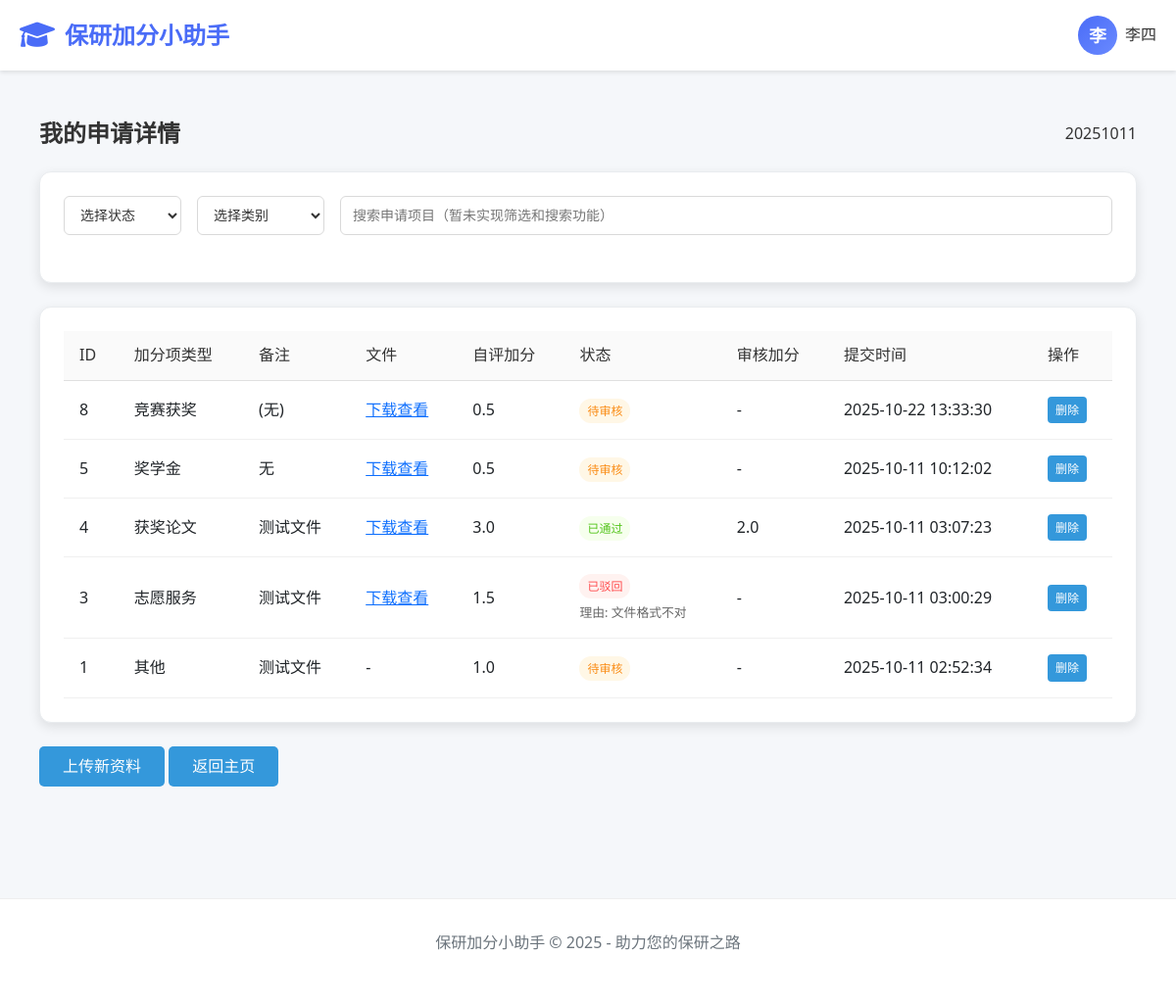
Before: /student/submissions/ (signed in) with the older database file.
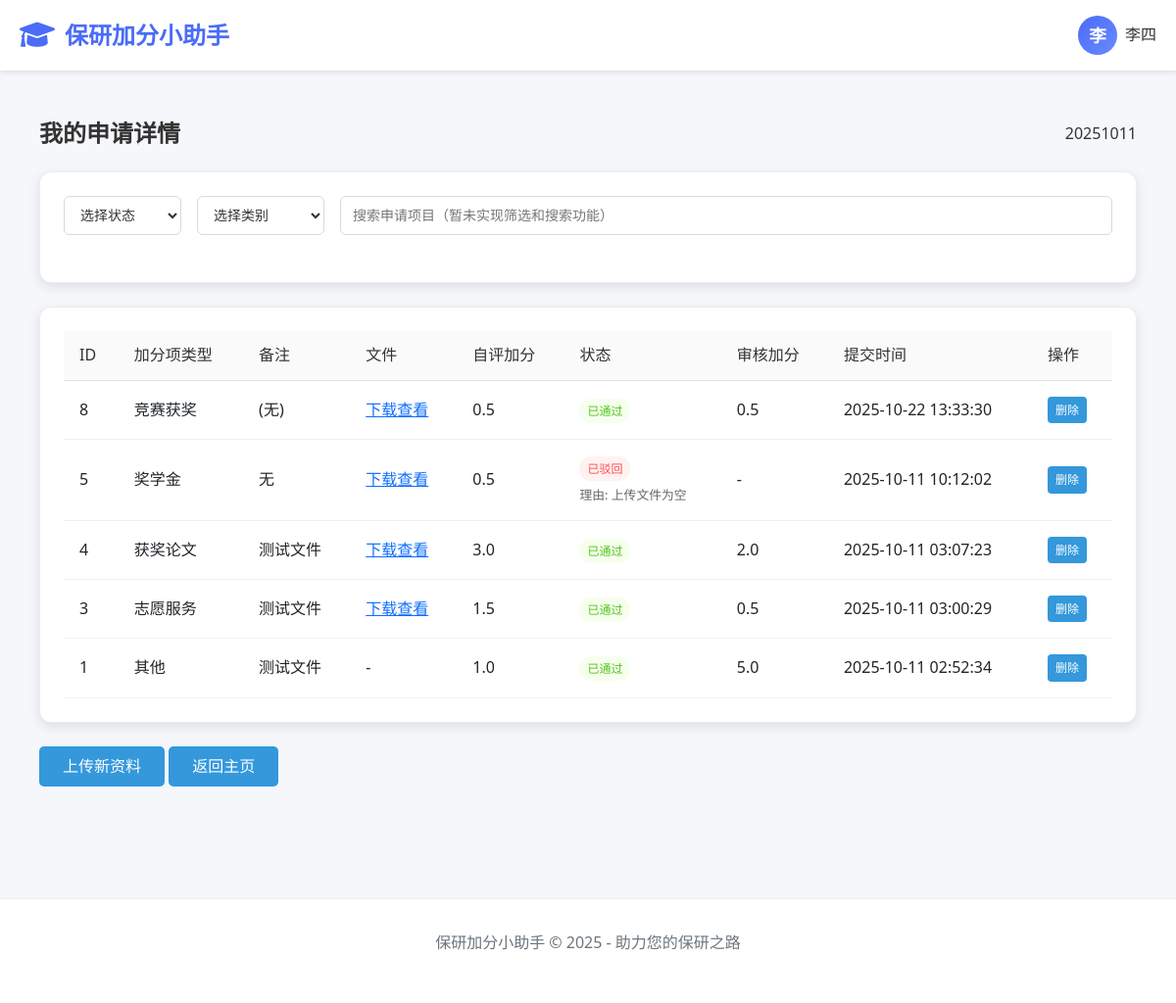
After: the same page with the newer database file.
### apps/students/models.py (models this page shows, shortened)
class Submission(models.Model):
    AWARD_PAPER = 'award_paper'
    COMPETITION = 'competition'
    VOLUNTEER = 'volunteer'
    SCHOLARSHIP = 'scholarship'
    OTHER = 'other'
    CATEGORY_CHOICES = [
        (AWARD_PAPER, '获奖论文'),
        (COMPETITION, '竞赛获奖'),
        (VOLUNTEER, '志愿服务'),
        (SCHOLARSHIP, '奖学金'),
        (OTHER, '其他'),
    ]
    student = models.ForeignKey(StudentProfile, on_delete=models.CASCADE, verbose_name="学生")
    category = models.CharField("加分项类型", max_length=20, choices=CATEGORY_CHOICES, default=OTHER)
    remarks = models.TextField("备注", blank=True, default="")
    file = models.FileField("提交文件", upload_to='uploads/', null=True, blank=True)
    self_rating = models.DecimalField("自评加分", max_digits=5, decimal_places=1, default=0)
    approved = models.BooleanField("已审核通过", default=False)
    rejected = models.BooleanField(default=False, verbose_name='已驳回')
    reject_reason = models.TextField(blank=True, null=True, verbose_name='驳回理由')
    approved_score = models.DecimalField("审核加分", max_digits=5, decimal_places=1, null=True, blank=True)
    timestamp = models.DateTimeField("提交时间", auto_now_add=True)

### apps/students/views.py (the view)
# urls.py: path('submissions/', views.submissions, name='submissions'),
@login_required
def submissions(request):
    profile = request.user.profile
    subs = Submission.objects.filter(student=profile).order_by('-timestamp')
    return render(request, 'students/submissions.html', {'submissions': subs})

### templates/students/submissions.html (shortened to what the changed rows need)
{% extends 'students/base.html' %}
{% load static %}
{% block extra_css %}
    <link href="{% static 'CSS/submissions.css' %}" rel="stylesheet">
{% endblock %}
{% block content %}
    <div class="applications-container">
        <div class="applications-header">
            <h1 class="applications-title">我的申请详情</h1>
        </div>
        <div class="card">
            <div class="card-body">
                <table class="applications-table">
                    <thead>
                        <tr>
                            <th>ID</th>
                            <th>加分项类型</th>
                            <th>备注</th>
                            <th>文件</th>
                            <th>自评加分</th>
                            <th>状态</th>
                            <th>审核加分</th>
                            <th>提交时间</th>
                            <th>操作</th>
                        </tr>
                    </thead>
                    <tbody>
                        {% if submissions %}
                            {% for sub in submissions %}
                            <tr>
                                <td>{{ sub.id }}</td>
                                <td>{{ sub.get_category_display }}</td>
                                <td>{{ sub.remarks|default:"(无)" }}</td>
                                <td>
                                    {% if sub.file %}
                                        <a href="{{ sub.file.url }}" target="_blank" class="text-primary">下载查看</a>
                                    {% else %}
                                        -
                                    {% endif %}
                                </td>
                                <td>{{ sub.self_rating }}</td>
                                <td>
                                    {% if sub.approved %}
                                        <span class="status-badge status-approved">已通过</span>
                                    {% elif sub.rejected %}
                                        <span class="status-badge status-rejected">已驳回</span>
                                        {% if sub.reject_reason %}
                                            <div style="font-size: 0.8em; color: #666; margin-top: 4px;">理由: {{ sub.reject_reason }}</div>
                                        {% endif %}
                                    {% else %}
                                        <span class="status-badge status-pending">待审核</span>
                                    {% endif %}
                                </td>
                                <td>{{ sub.approved_score|default:"-" }}</td>
                                <td>{{ sub.timestamp|date:"Y-m-d H:i:s" }}</td>
                                <td>
                                    <div class="action-buttons">
                                        <a href="{% url 'delete_submission' sub.id %}" class="btn-primary btn-sm">
                                            删除
                                        </a>
                                    </div>
                                </td>
                            </tr>
                            {% endfor %}
                        {% endif %}
                    </tbody>
                </table>
            </div>
        </div>
    </div>
{% endblock %}

Changed rows visible on the page:
changed Submission "竞赛获奖": approved_score "-" → "0.5"; approved "待审核" → "已通过"
changed Submission "奖学金": reject_reason (not shown) → "上传文件为空"; rejected "待审核" → "已驳回 理由:"
changed Submission "志愿服务": approved_score "-" → "0.5"; reject_reason "文件格式不对" → (not shown); approved "已驳回 理由:" → "已通过"
changed Submission "其他": approved_score "-" → "5.0"; approved "待审核" → "已通过"
